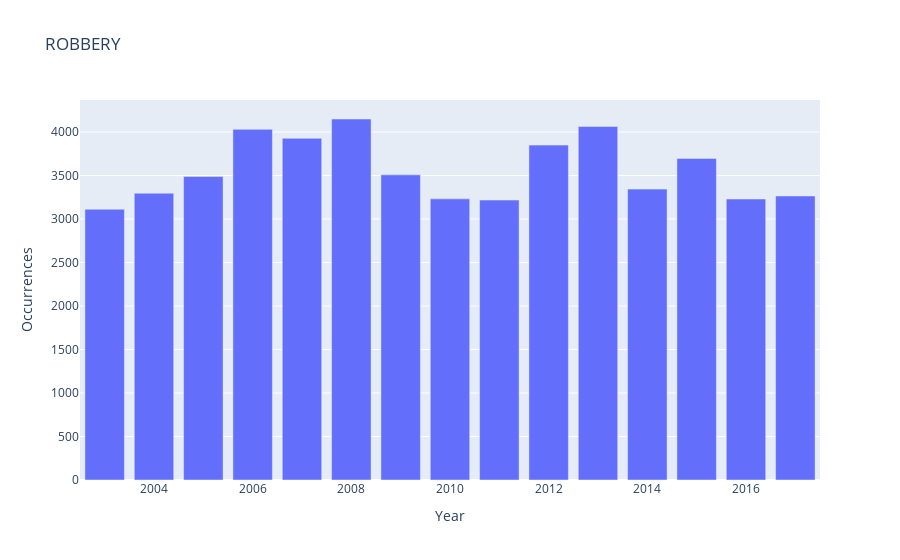
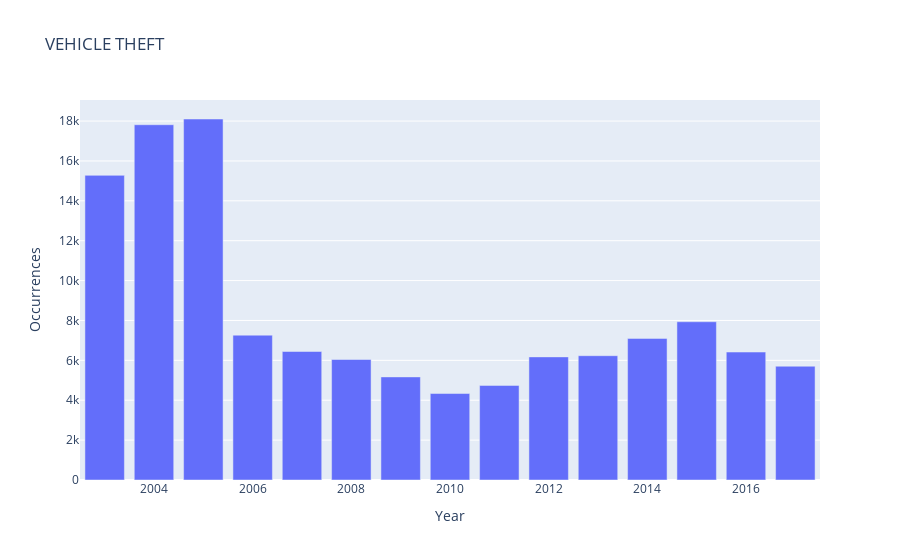
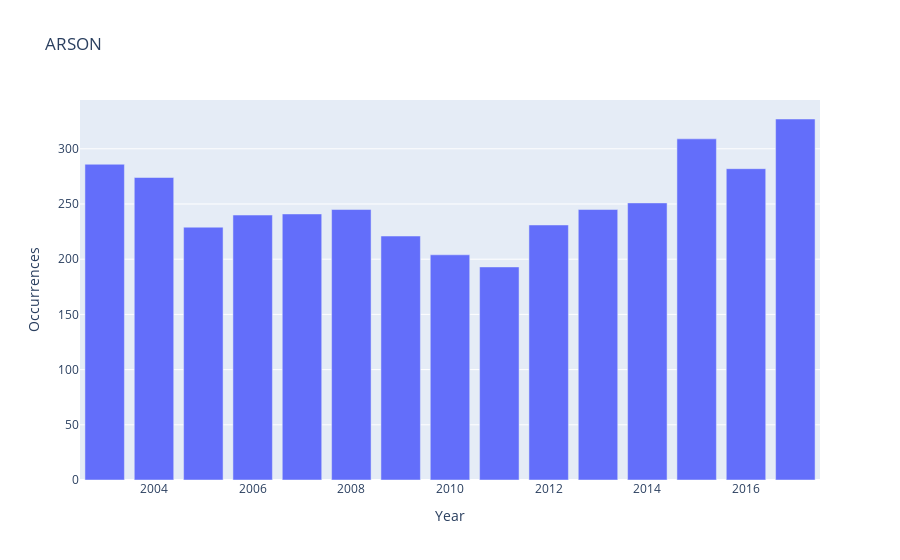
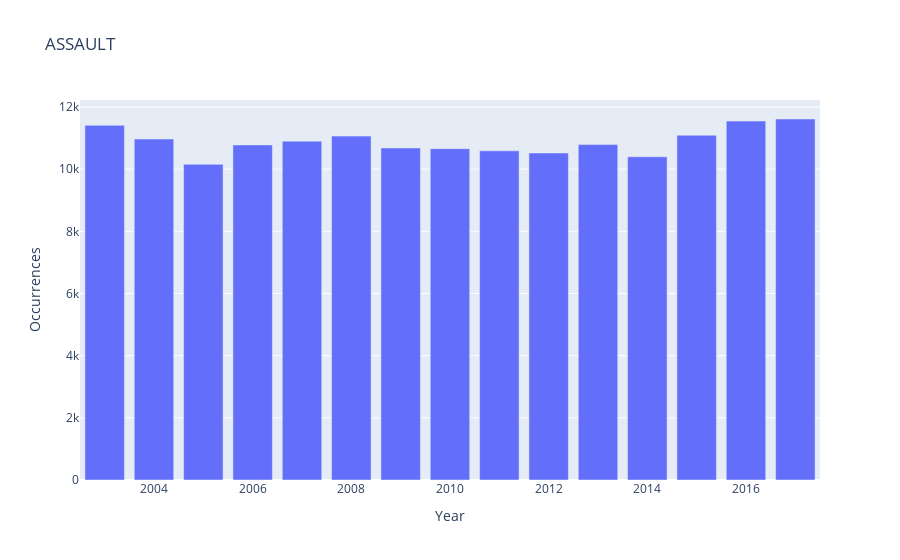

Notebook code cell kept with these figures, in order:
### Markdown cell above
Bar-plots of crimes-per-year:

### Code cell
NCategories = df["Category"].unique()
for category in NCategories:
    category_df = df[df['Category'] == category]
    fig = px.bar(category_df['Year'].value_counts().reset_index(), x='index', y='Year', labels={'Year': 'Occurrences', 'index': 'Year'},title= category)
    fig.show()

### Figure 1 — Plotly figure (JSON) as saved in the notebook; plotly's stock layout.template omitted (floating-point values rounded to 4 significant figures)
{"data": [{"alignmentgroup": "True", "hovertemplate": "Year=%{x}<br>Occurrences=%{y}<extra></extra>", "legendgroup": "", "marker": {"color": "#636efa", "pattern": {"shape": ""}}, "name": "", "offsetgroup": "", "orientation": "v", "showlegend": false, "textposition": "auto", "type": "bar", "x": [2008, 2013, 2006, 2007, 2012, 2015, 2009, 2005, 2014, 2004, 2017, 2010, 2016, 2011, 2003], "xaxis": "x", "y": [4150, 4064, 4031, 3928, 3850, 3697, 3508, 3490, 3344, 3297, 3265, 3232, 3230, 3218, 3113], "yaxis": "y"}], "layout": {"barmode": "relative", "legend": {"tracegroupgap": 0}, "title": {"text": "ROBBERY"}, "xaxis": {"anchor": "y", "domain": [0, 1], "title": {"text": "Year"}}, "yaxis": {"anchor": "x", "domain": [0, 1], "title": {"text": "Occurrences"}}}}

### Figure 2 — Plotly figure (JSON) as saved in the notebook; plotly's stock layout.template omitted (floating-point values rounded to 4 significant figures)
{"data": [{"alignmentgroup": "True", "hovertemplate": "Year=%{x}<br>Occurrences=%{y}<extra></extra>", "legendgroup": "", "marker": {"color": "#636efa", "pattern": {"shape": ""}}, "name": "", "offsetgroup": "", "orientation": "v", "showlegend": false, "textposition": "auto", "type": "bar", "x": [2005, 2004, 2003, 2015, 2006, 2014, 2007, 2016, 2013, 2012, 2008, 2017, 2009, 2011, 2010], "xaxis": "x", "y": [18103, 17816, 15276, 7935, 7263, 7101, 6444, 6417, 6234, 6174, 6042, 5705, 5170, 4743, 4336], "yaxis": "y"}], "layout": {"barmode": "relative", "legend": {"tracegroupgap": 0}, "title": {"text": "VEHICLE THEFT"}, "xaxis": {"anchor": "y", "domain": [0, 1], "title": {"text": "Year"}}, "yaxis": {"anchor": "x", "domain": [0, 1], "title": {"text": "Occurrences"}}}}

### Figure 3 — Plotly figure (JSON) as saved in the notebook; plotly's stock layout.template omitted (floating-point values rounded to 4 significant figures)
{"data": [{"alignmentgroup": "True", "hovertemplate": "Year=%{x}<br>Occurrences=%{y}<extra></extra>", "legendgroup": "", "marker": {"color": "#636efa", "pattern": {"shape": ""}}, "name": "", "offsetgroup": "", "orientation": "v", "showlegend": false, "textposition": "auto", "type": "bar", "x": [2017, 2015, 2003, 2016, 2004, 2014, 2008, 2013, 2007, 2006, 2012, 2005, 2009, 2010, 2011], "xaxis": "x", "y": [327, 309, 286, 282, 274, 251, 245, 245, 241, 240, 231, 229, 221, 204, 193], "yaxis": "y"}], "layout": {"barmode": "relative", "legend": {"tracegroupgap": 0}, "title": {"text": "ARSON"}, "xaxis": {"anchor": "y", "domain": [0, 1], "title": {"text": "Year"}}, "yaxis": {"anchor": "x", "domain": [0, 1], "title": {"text": "Occurrences"}}}}

### Figure 4 — Plotly figure (JSON) as saved in the notebook; plotly's stock layout.template omitted (floating-point values rounded to 4 significant figures)
{"data": [{"alignmentgroup": "True", "hovertemplate": "Year=%{x}<br>Occurrences=%{y}<extra></extra>", "legendgroup": "", "marker": {"color": "#636efa", "pattern": {"shape": ""}}, "name": "", "offsetgroup": "", "orientation": "v", "showlegend": false, "textposition": "auto", "type": "bar", "x": [2017, 2016, 2003, 2015, 2008, 2004, 2007, 2013, 2006, 2009, 2010, 2011, 2012, 2014, 2005], "xaxis": "x", "y": [11613, 11546, 11409, 11090, 11063, 10968, 10900, 10790, 10779, 10681, 10659, 10589, 10519, 10398, 10154], "yaxis": "y"}], "layout": {"barmode": "relative", "legend": {"tracegroupgap": 0}, "title": {"text": "ASSAULT"}, "xaxis": {"anchor": "y", "domain": [0, 1], "title": {"text": "Year"}}, "yaxis": {"anchor": "x", "domain": [0, 1], "title": {"text": "Occurrences"}}}}
